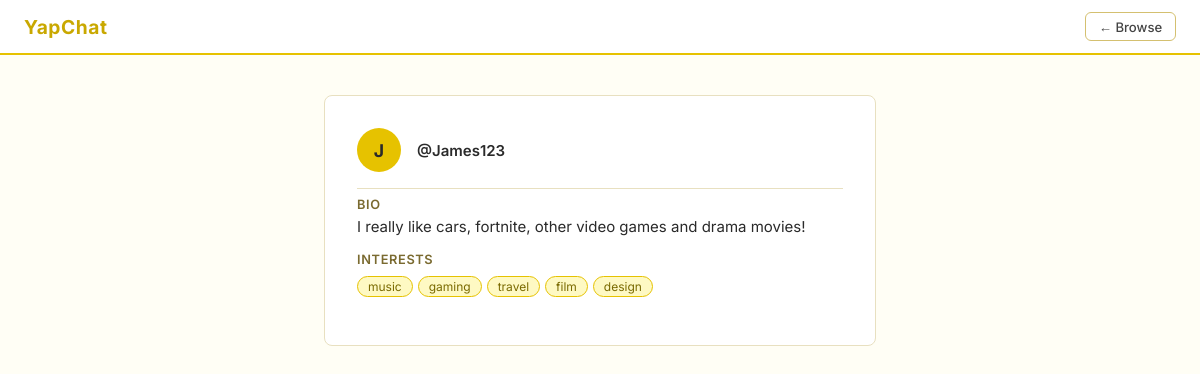
The app's page /profile/James123 (signed in) with its own data.
### tables this page shows
CREATE TABLE users (
                username      TEXT PRIMARY KEY,
                password_hash TEXT NOT NULL,
                bio           TEXT DEFAULT '',
                tags          TEXT DEFAULT ''
            );

### main.py (the view)
@app.route('/profile/<username>') #____________________PROFILE_PAGE________________________
@login_required
def profile(username):
    with get_db() as conn:
        user = conn.execute(
            'SELECT username, bio, tags FROM users WHERE username = ?', (username,)
        ).fetchone()
    if not user:
        return redirect(url_for('browse'))
    user_data = {
        'username': user['username'],
        'bio':      user['bio'],
        'tags':     [t.strip() for t in user['tags'].split(',') if t.strip()]
    }
    return render_template('profile.html', user=user_data,
                           current_user=session['username'])

### main.py (called while the page is built)
def get_db():
    conn = sqlite3.connect(DATABASE)
    conn.row_factory = sqlite3.Row
    return conn

def login_required(f):
    from functools import wraps
    @wraps(f)
    def decorated(*args, **kwargs):
        if 'username' not in session:
            return redirect(url_for('home'))
        return f(*args, **kwargs)
    return decorated

### templates/profile.html (shortened to what this page needs)
<!DOCTYPE html>
<html lang="en">
<head>
  <link rel="stylesheet" href="/static/css/style.css">
</head>
<body>
  <nav class="navbar">
    <span class="navbar-brand">YapChat</span>
    <div class="navbar-links">
      <a href="/browse" class="btn btn-secondary btn-sm">← Browse</a>
    </div>
  </nav>
  <div class="settings-layout">
    <div class="card">
      <div style="display:flex; align-items:center; gap:1rem; margin-bottom:1rem;">
        <div class="user-avatar">{{ user.username[0].upper() }}</div>
        <div>
          <div class="user-name">@{{ user.username }}</div>
        </div>
      </div>
      <hr class="divider">
      <div class="field">
        <label>Bio</label>
        <p>{{ user.bio if user.bio else 'No bio yet.' }}</p>
      </div>
      <div class="field" style="margin-top:1rem;">
        <label>Interests</label>
        <div class="tags">
          {% if user.tags %}
            {% for tag in user.tags %}
            <span class="tag">{{ tag }}</span>
            {% endfor %}
          {% else %}
            <p>No tags yet.</p>
          {% endif %}
        </div>
      </div>
    </div>
  </div>
</body>
</html>

### static/css/style.css (style rules this page uses)
* { box-sizing: border-box; margin: 0; padding: 0; }
body { font-family: 'Inter', sans-serif; background: #fffef5; color: #2a2a2a; font-size: 15px; }
a { color: #b8860b; text-decoration: none; }
.card { background: #fff; border: 1px solid #e8e0c0; border-radius: 8px; padding: 2rem; }
.field { display: flex; flex-direction: column; gap: 5px; margin-bottom: 1rem; }
.field label { font-size: 0.8rem; font-weight: 600; color: #7a6a30; text-transform: uppercase; letter-spacing: 0.05em; }
.btn { display: inline-block; padding: 0.6rem 1.2rem; border-radius: 6px; border: 1px solid transparent; font-family: inherit; font-size: 0.9rem; font-weight: 500; cursor: pointer; text-align: center; transition: opacity 0.15s; }
.btn-secondary { background: #fff; color: #444; border-color: #d4c070; }
.btn-sm { padding: 0.35rem 0.8rem; font-size: 0.82rem; }
.tags { display: flex; flex-wrap: wrap; gap: 5px; margin-top: 4px; }
.tag { background: #fef9c3; color: #7a6a00; border-radius: 20px; font-size: 0.75rem; padding: 2px 10px; border: 1px solid #e6c200; }
.navbar { background: #fff; border-bottom: 2px solid #e6c200; padding: 0.75rem 1.5rem; display: flex; align-items: center; justify-content: space-between; position: sticky; top: 0; z-index: 10; }
.navbar-brand { font-weight: 700; font-size: 1.2rem; color: #c9a800; letter-spacing: 0.03em; }
.navbar-links { display: flex; align-items: center; gap: 0.75rem; }
.user-avatar { width: 44px; height: 44px; border-radius: 50%; background: #e6c200; color: #2a2a2a; display: flex; align-items: center; justify-content: center; font-weight: 700; font-size: 1.1rem; }
.user-name { font-weight: 600; color: #2a2a2a; }
.settings-layout { max-width: 600px; margin: 2.5rem auto; padding: 0 1.5rem; }
.divider { border: none; border-top: 1px solid #e8e0c0; margin: 0.5rem 0; }

### records on screen
users: username "James123", bio "I really like cars, fortnite, other video games and drama movies!"

### other values on screen
{{ user.username[0].upper() }} "J"
{{ tag }} "music" "gaming" "travel" "film" "design"
